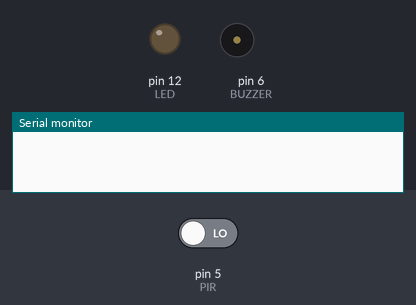
Bench run of a sketch on a simulated Arduino Uno, built with avr-gcc and run on an emulated ATmega328P. Shown: output pins drawn as LEDs (lit = HIGH), buzzer (waves = sounding), the last lines printed to the serial monitor. Inputs (shaded band) come from the test bench; at power-on: pin 5 (PIR) LOW.

Above: at 1.2 s.
1.3 s: pin 5 (PIR) driven HIGH
At 2.5 s:
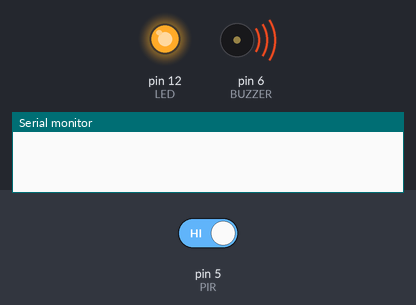
2.8 s: pin 5 (PIR) driven LOW
At 4.4 s:
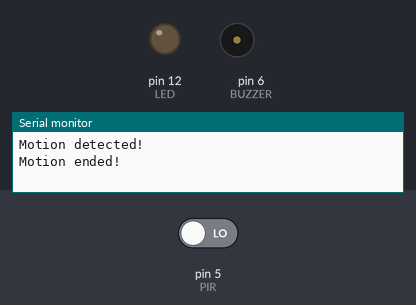
Timing chart, 0 to 5.9 s (numbered marks = the images above; inputs shaded):
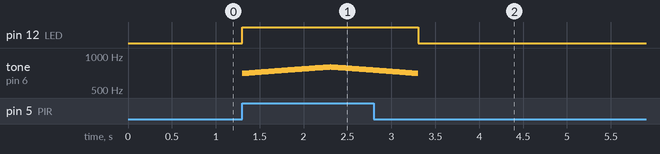

Measured:
- after the input at 1.3 s, pin 12 (LED): LOW → HIGH at once; tone on pin 6 (BUZZER): plays 700 Hz for 0.01 s, 701 Hz for 0.01 s, 702 Hz for 0.01 s, 703 Hz for 0.01 s, 704 Hz for 0.01 s, 705 Hz for 0.01 s … (150 notes in this stretch), starting at once
- after the input at 2.8 s, pin 12 (LED): HIGH → LOW after 0.50 s

The sketch:

6_eduArdu_PIR.ino
```cpp
/**********************************************************************
Demo example for Olimex board eduArdu
Tested with Arduino 1.8.8
Date: 2018/12/12

Description:
A simple demo for PIR detector that triggers the buzzer (like siren)
and turns on the LED (D12) for a short time when motion is detected.
**********************************************************************/

#define LED 12
#define PIR 5
#define BUZZER  6

int pirState = LOW;             // we start, assuming no motion detected

void Siren(int State)
{
  int i;
  if (State)
  {
    for(i=700;i<800;i++)
    {
      tone(BUZZER,i);
      delay(10);
    }
    for(i=800;i>700;i--)
    {
      tone(BUZZER,i);
      delay(10);
    }
  }
  else
    noTone (BUZZER);
}

void setup()
{
  pinMode(LED, OUTPUT);      // declare LED as output
  pinMode(PIR, INPUT);     // declare sensor as input

  Serial.begin(115200);
}

void loop()
{
  if (digitalRead(PIR) == HIGH) // check if the input is HIGH
  {
    digitalWrite(LED, HIGH);  // turn LED ON
    Siren (1);
    if (pirState == LOW)
    {
      // we have just turned on
      Serial.println("Motion detected!");
      // We only want to print on the output change, not state
      pirState = HIGH;
    }
  }
  else
  {
    digitalWrite(LED, LOW); // turn LED OFF
    Siren (0);
    if (pirState == HIGH)
    {
      // we have just turned of
      Serial.println("Motion ended!");
      // We only want to print on the output change, not state
      pirState = LOW;
    }
  }
}
```
